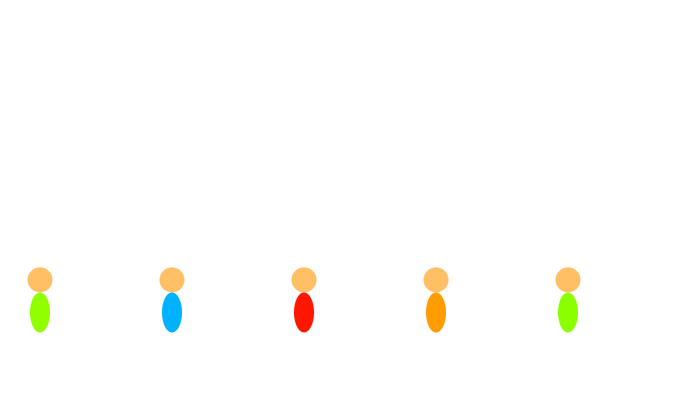
Frame 1 (no input)
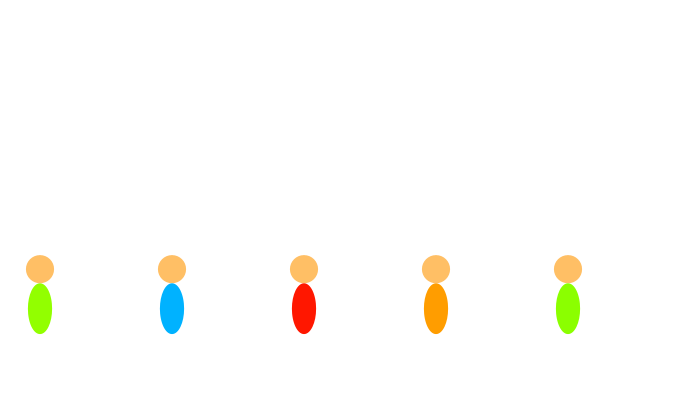
Frame 60 (the mouse pressed at the canvas centre just before this capture)
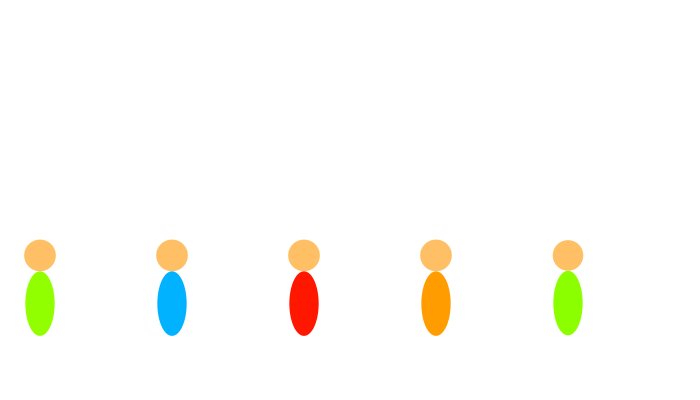
Frame 120 (the mouse held since frame 60 and released just before this capture)

The Processing sketch that drew these frames (run headless with seeded random() and noise(); from frame 60 on, the mouse is pressed at the canvas centre):

// Processing sketch: grownHumans
// ── grownHumans.pde
final float fps = 60;
final int allhuman=5;
Human[] someones = new Human[allhuman];
final int aY = 320;

void setup() {
    size(700, 400);
    frameRate(fps);
    noStroke();
    colorMode(HSB, 360, 100, 100);
    for(int i =0;i<someones.length;i++){
        someones[i] = new Human(((width-40)/someones.length)*i+40,aY,40,20,25,random(200, 280),random(100,180),random(30, 70),0.004,random(0,360));
    }
}

void draw() {
    background(0, 0, 100);
    for(int i =0;i<someones.length;i++){
        someones[i].grown();
        someones[i].draw();
    }
}



class Human {
    int x;
    int y;
    float hsb_h;
    float h;
    float w;
    float d;
    float he;
    float we;
    float de;
    float growthRate;
    Human(int _x,int _y,float _h0,float _w0,float _d0,float _he,float _we,float _de,float _growthRate,float _hh){
        x=_x;
        y=_y;
        h=_h0;
        w=_w0;
        d=_d0;
        he = _he;
        we=_we;
        de=_de;
        growthRate=_growthRate;
        hsb_h = _hh;
    }
    void grown(){
        if ( h < he )
            h = h * (1.0 + growthRate);
        if ( w < we )
            w = w * (1.0 + growthRate * 0.8);
        if ( d < de )
            d = d * (1.0 + growthRate * 0.5);
    }
    void draw() {
        fill(35, 60, 100);
        ellipse(x, y - h, d, d);
        fill(hsb_h, 100, 100);
        ellipse(x, y - h / 2 + d / 2, w, h);
    }
}
